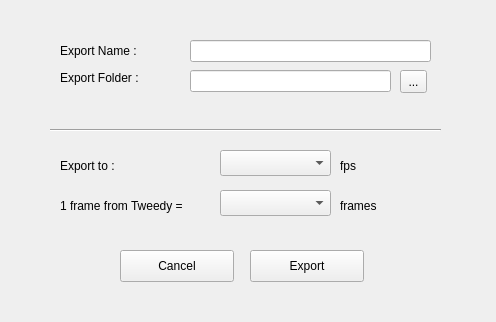
<?xml version="1.0" encoding="UTF-8"?>
<ui version="4.0">
 <class>ExportWidget</class>
 <widget class="QWidget" name="ExportWidget">
  <property name="geometry">
   <rect>
    <x>0</x>
    <y>0</y>
    <width>496</width>
    <height>322</height>
   </rect>
  </property>
  <property name="windowTitle">
   <string>Form</string>
  </property>
  <widget class="QPushButton" name="cancelButton">
   <property name="geometry">
    <rect>
     <x>120</x>
     <y>250</y>
     <width>114</width>
     <height>32</height>
    </rect>
   </property>
   <property name="text">
    <string>Cancel</string>
   </property>
  </widget>
  <widget class="QLabel" name="label_2">
   <property name="geometry">
    <rect>
     <x>60</x>
     <y>195</y>
     <width>181</width>
     <height>21</height>
    </rect>
   </property>
   <property name="text">
    <string>1 frame from Tweedy =</string>
   </property>
  </widget>
  <widget class="Line" name="line">
   <property name="geometry">
    <rect>
     <x>50</x>
     <y>120</y>
     <width>391</width>
     <height>20</height>
    </rect>
   </property>
   <property name="orientation">
    <enum>Qt::Horizontal</enum>
   </property>
  </widget>
  <widget class="QLabel" name="label_3">
   <property name="geometry">
    <rect>
     <x>340</x>
     <y>190</y>
     <width>62</width>
     <height>31</height>
    </rect>
   </property>
   <property name="text">
    <string>frames</string>
   </property>
  </widget>
  <widget class="QComboBox" name="globalFpsComboBox">
   <property name="geometry">
    <rect>
     <x>220</x>
     <y>150</y>
     <width>111</width>
     <height>26</height>
    </rect>
   </property>
  </widget>
  <widget class="QPushButton" name="exportButton">
   <property name="geometry">
    <rect>
     <x>250</x>
     <y>250</y>
     <width>114</width>
     <height>32</height>
    </rect>
   </property>
   <property name="text">
    <string>Export</string>
   </property>
  </widget>
  <widget class="QLabel" name="label">
   <property name="geometry">
    <rect>
     <x>60</x>
     <y>155</y>
     <width>111</width>
     <height>21</height>
    </rect>
   </property>
   <property name="text">
    <string>Export to :</string>
   </property>
  </widget>
  <widget class="QLabel" name="label_4">
   <property name="geometry">
    <rect>
     <x>340</x>
     <y>150</y>
     <width>62</width>
     <height>31</height>
    </rect>
   </property>
   <property name="text">
    <string>fps</string>
   </property>
  </widget>
  <widget class="QComboBox" name="tweedyFrameComboBox">
   <property name="geometry">
    <rect>
     <x>220</x>
     <y>190</y>
     <width>111</width>
     <height>26</height>
    </rect>
   </property>
  </widget>
  <widget class="QLabel" name="label_5">
   <property name="geometry">
    <rect>
     <x>60</x>
     <y>40</y>
     <width>121</width>
     <height>21</height>
    </rect>
   </property>
   <property name="text">
    <string>Export Name :</string>
   </property>
  </widget>
  <widget class="QLineEdit" name="exportNameLineEdit">
   <property name="geometry">
    <rect>
     <x>190</x>
     <y>40</y>
     <width>241</width>
     <height>22</height>
    </rect>
   </property>
  </widget>
  <widget class="QLineEdit" name="exportFolderLineEdit">
   <property name="geometry">
    <rect>
     <x>190</x>
     <y>70</y>
     <width>201</width>
     <height>22</height>
    </rect>
   </property>
  </widget>
  <widget class="QLabel" name="label_6">
   <property name="geometry">
    <rect>
     <x>60</x>
     <y>70</y>
     <width>101</width>
     <height>16</height>
    </rect>
   </property>
   <property name="text">
    <string>Export Folder :</string>
   </property>
  </widget>
  <widget class="QToolButton" name="browseButton">
   <property name="geometry">
    <rect>
     <x>400</x>
     <y>70</y>
     <width>27</width>
     <height>23</height>
    </rect>
   </property>
   <property name="text">
    <string>...</string>
   </property>
  </widget>
 </widget>
 <resources/>
 <connections/>
</ui>
